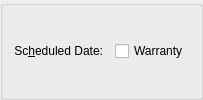
        <widget class="QGroupBox" name="_schedGroup">
         <property name="title">
          <string/>
         </property>
         <layout class="QGridLayout">
          <item row="0" column="0">
           <widget class="QLabel" name="_scheduledDateLit">
            <property name="text">
             <string>Sc&amp;heduled Date:</string>
            </property>
            <property name="alignment">
             <set>Qt::AlignRight|Qt::AlignTrailing|Qt::AlignVCenter</set>
            </property>
            <property name="buddy">
             <cstring>_scheduledDate</cstring>
            </property>
           </widget>
          </item>
          <item row="0" column="1">
           <widget class="DLineEdit" name="_scheduledDate">
            <property name="focusPolicy">
             <enum>Qt::StrongFocus</enum>
            </property>
           </widget>
          </item>
          <item row="0" column="4">
           <spacer>
            <property name="orientation">
             <enum>Qt::Horizontal</enum>
            </property>
            <property name="sizeHint" stdset="0">
             <size>
              <width>0</width>
              <height>20</height>
             </size>
            </property>
           </spacer>
          </item>
          <item row="0" column="5">
           <widget class="QCheckBox" name="_warranty">
            <property name="focusPolicy">
             <enum>Qt::StrongFocus</enum>
            </property>
            <property name="text">
             <string>Warranty</string>
            </property>
           </widget>
          </item>
         </layout>
        </widget>
